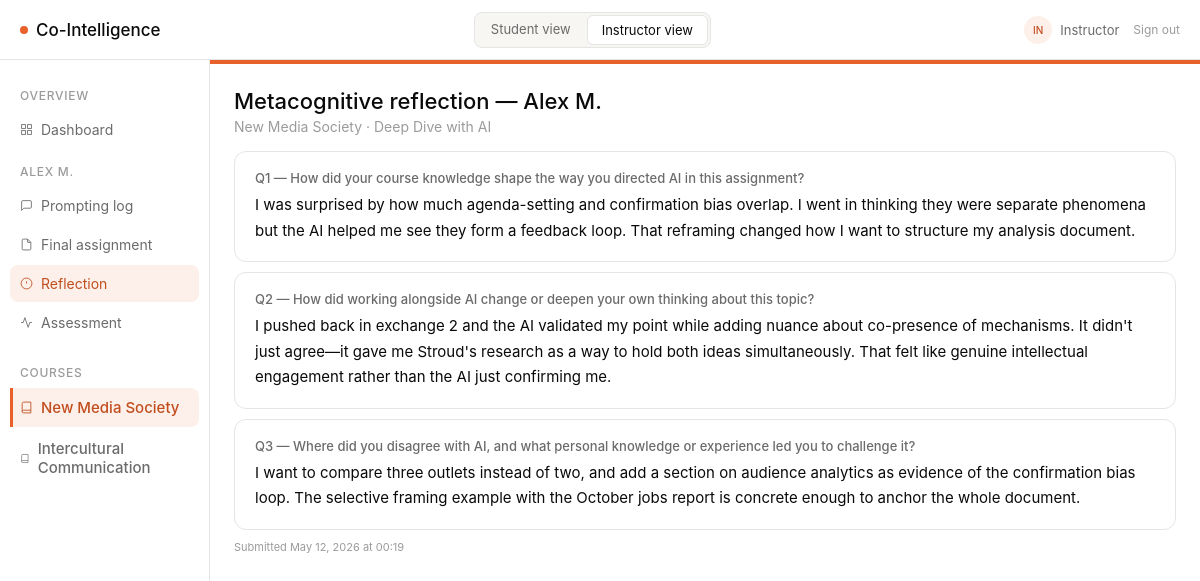
The page /instructor/student/1/reflection on the database as committed earlier.
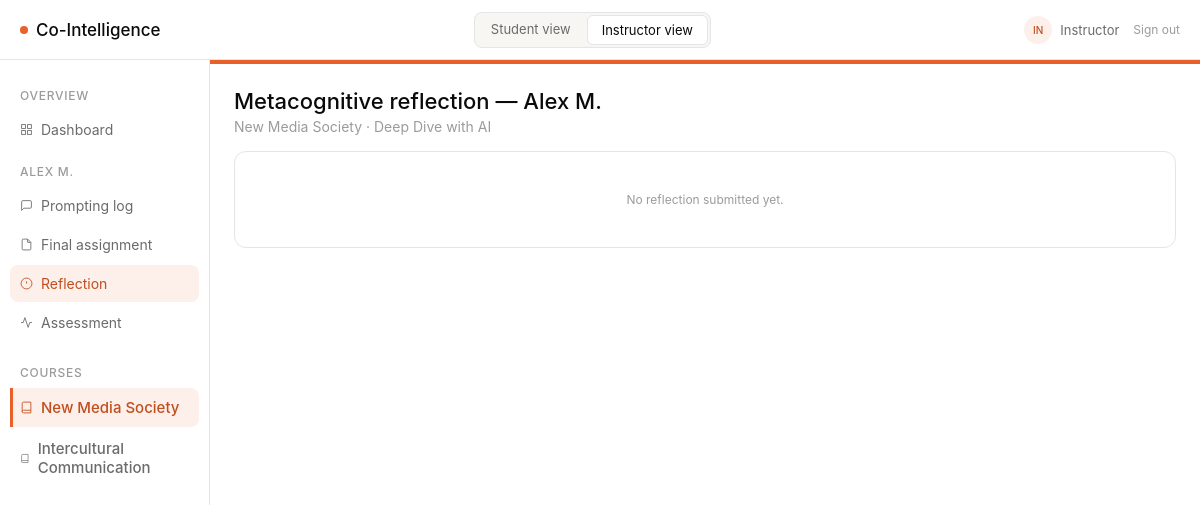
The same page on the database as committed later.
### models/models.py (models this page shows, shortened)
class ReflectionConfig(db.Model):
    __tablename__ = "reflection_configs"
    id = db.Column(db.Integer, primary_key=True)
    assignment_id = db.Column(db.Integer, db.ForeignKey("assignments.id"), nullable=False, unique=True)
    question_1 = db.Column(db.Text, nullable=False)
    question_2 = db.Column(db.Text, nullable=False)
    question_3 = db.Column(db.Text, nullable=False)
    hint_1 = db.Column(db.Text, nullable=True)
    hint_2 = db.Column(db.Text, nullable=True)
    hint_3 = db.Column(db.Text, nullable=True)
    updated_at = db.Column(db.DateTime, default=datetime.utcnow)
    assignment = db.relationship("Assignment")

class Reflection(db.Model):
    __tablename__ = "reflections"
    id = db.Column(db.Integer, primary_key=True)
    student_id = db.Column(db.Integer, db.ForeignKey("students.id"), nullable=False)
    assignment_id = db.Column(db.Integer, db.ForeignKey("assignments.id"), nullable=False)
    question_1 = db.Column(db.Text, nullable=False)
    question_2 = db.Column(db.Text, nullable=False)
    question_3 = db.Column(db.Text, nullable=False)
    submitted_at = db.Column(db.DateTime, default=datetime.utcnow)
    student = db.relationship("Student", back_populates="reflections")
    assignment = db.relationship("Assignment", back_populates="reflections")

### routes/instructor_routes.py (the view)
@instructor_bp.route("/student/<int:student_id>/reflection")
def reflection(student_id):
    student = Student.query.get_or_404(student_id)
    course, assignment = _get_base_for_student(student)
    reflection = Reflection.query.filter_by(
        student_id=student_id, assignment_id=assignment.id
    ).first()
    questions = _get_reflection_config(assignment.id)
    return render_template(
        "instructor/reflection.html",
        course=course,
        assignment=assignment,
        student=student,
        reflection=reflection,
        questions=questions,
    )

### routes/instructor_routes.py (called while the page is built)
def _get_base_for_student(student):
    course = Course.query.get(student.course_id)
    assignment = Assignment.query.filter_by(course_id=course.id).first()
    return course, assignment

def _get_reflection_config(assignment_id):
    cfg = ReflectionConfig.query.filter_by(assignment_id=assignment_id).first()
    if cfg:
        return {
            "question_1": cfg.question_1,
            "question_2": cfg.question_2,
            "question_3": cfg.question_3,
            "hint_1": cfg.hint_1 or "",
            "hint_2": cfg.hint_2 or "",
            "hint_3": cfg.hint_3 or "",
        }
    return {k: (v or "") for k, v in DEFAULT_REFLECTION_QUESTIONS.items()}

### templates/instructor/reflection.html (shortened to what this page needs)
{% extends "base.html" %}
{% block sidebar %}{% include "instructor/_student_sidebar.html" %}{% endblock %}
{% block content %}
<div style="margin-bottom:16px;">
  <h1 class="page-title">Metacognitive reflection &mdash; {{ student.name }}</h1>
  <div class="page-sub">{{ course.name }} &middot; {{ assignment.title }}</div>
</div>
{% if reflection %}
<div class="card q-card">
  <div class="q-label">Q1 — {{ questions['question_1'] }}</div>
  <div class="q-answer">{{ reflection.question_1 }}</div>
</div>
<div class="card q-card">
  <div class="q-label">Q2 — {{ questions['question_2'] }}</div>
  <div class="q-answer">{{ reflection.question_2 }}</div>
</div>
<div class="card q-card">
  <div class="q-label">Q3 — {{ questions['question_3'] }}</div>
  <div class="q-answer">{{ reflection.question_3 }}</div>
</div>
<div style="font-size:11px;color:var(--text-tertiary);margin-top:8px;">
  Submitted {{ reflection.submitted_at.strftime('%b %d, %Y at %H:%M') }}
</div>
{% else %}
<div class="card" style="text-align:center;padding:40px 0;color:var(--text-tertiary);font-size:12px;">
  No reflection submitted yet.
</div>
{% endif %}
{% endblock %}

Rows that differ between the two databases and show on the page:
no longer on this page (row edited): ReflectionConfig: question_1 "How did your course knowledge shape the way you directed AI in this assignment?", question_2 "How did working alongside AI change or deepen your own thinking about this topic?", question_3 "Where did you disagree with AI, and what personal knowledge or experience led you to challenge it?"
removed Reflection: question_1 "I was surprised by how much agenda-setting and confirmation bias overlap. I went in thinking they were separate phenomena but the AI helped me see they form a feedback loop. That reframing changed how I want to structure my analysis document.", question_2 "I pushed back in exchange 2 and the AI validated my point while adding nuance about co-presence of mechanisms. It didn't just agree—it gave me Stroud's research as a way to hold both ideas simultaneously. That felt like genuine intellectual engagement rather than the AI just confirming me.", question_3 "I want to compare three outlets instead of two, and add a section on audience analytics as evidence of the confirmation bias loop. The selective framing example with the October jobs report is concrete enough to anchor the whole document.", submitted_at "May 12, 2026 at 00:19"
Other text that changed with them:
text no longer shown: "Q1 — Q2 — Q3 — Submitted"
text now shown: "No reflection submitted yet."
